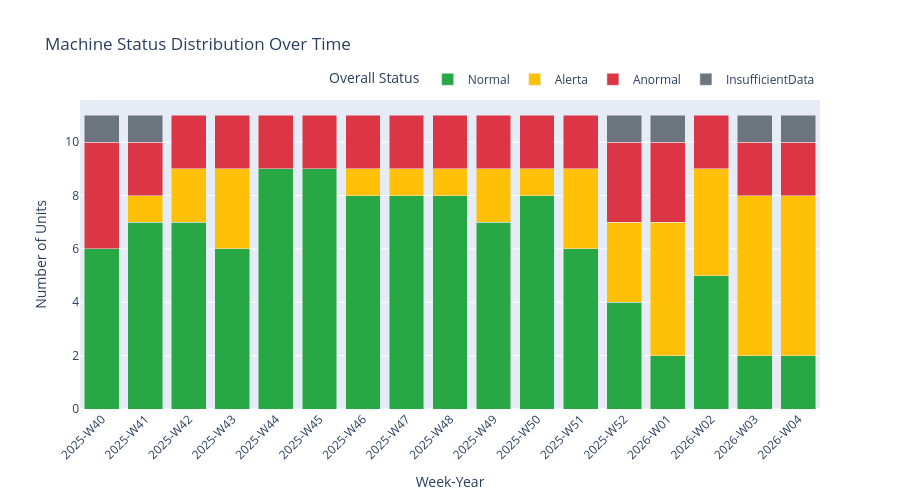

The notebook cell saved with this chart:
### Code cell
# Visualization 1: Machine Status Distribution Over Time
print("Creating Machine Status Distribution chart...")

machine_status_counts = machine_status_df.groupby(['week_label', 'overall_status']).size().reset_index(name='count')

# Define color mapping
status_colors = {
    'Normal': '#28a745',      # Green
    'Alerta': '#ffc107',      # Yellow/Orange
    'Anormal': '#dc3545',     # Red
    'InsufficientData': '#6c757d'  # Gray
}

fig_machines = px.bar(
    machine_status_counts,
    x='week_label',
    y='count',
    color='overall_status',
    title='Machine Status Distribution Over Time',
    labels={
        'week_label': 'Week-Year',
        'count': 'Number of Units',
        'overall_status': 'Overall Status'
    },
    color_discrete_map=status_colors,
    category_orders={'overall_status': ['Normal', 'Alerta', 'Anormal', 'InsufficientData']},
    barmode='stack',
    height=500
)

fig_machines.update_layout(
    xaxis_tickangle=-45,
    font=dict(size=12),
    legend=dict(orientation="h", yanchor="bottom", y=1.02, xanchor="right", x=1)
)

fig_machines.show()
print("✓ Machine status chart created")

### Figure 1 — Plotly figure (JSON) as saved in the notebook; plotly's stock layout.template omitted (floating-point values rounded to 4 significant figures)
{"data": [{"hovertemplate": "Overall Status=Normal<br>Week-Year=%{x}<br>Number of Units=%{y}<extra></extra>", "legendgroup": "Normal", "marker": {"color": "#28a745", "pattern": {"shape": ""}}, "name": "Normal", "orientation": "v", "showlegend": true, "textposition": "auto", "type": "bar", "x": ["2025-W40", "2025-W41", "2025-W42", "2025-W43", "2025-W44", "2025-W45", "2025-W46", "2025-W47", "2025-W48", "2025-W49", "2025-W50", "2025-W51", "2025-W52", "2026-W01", "2026-W02", "2026-W03", "2026-W04"], "xaxis": "x", "y": [6, 7, 7, 6, 9, 9, 8, 8, 8, 7, 8, 6, 4, 2, 5, 2, 2], "yaxis": "y"}, {"hovertemplate": "Overall Status=Alerta<br>Week-Year=%{x}<br>Number of Units=%{y}<extra></extra>", "legendgroup": "Alerta", "marker": {"color": "#ffc107", "pattern": {"shape": ""}}, "name": "Alerta", "orientation": "v", "showlegend": true, "textposition": "auto", "type": "bar", "x": ["2025-W41", "2025-W42", "2025-W43", "2025-W46", "2025-W47", "2025-W48", "2025-W49", "2025-W50", "2025-W51", "2025-W52", "2026-W01", "2026-W02", "2026-W03", "2026-W04"], "xaxis": "x", "y": [1, 2, 3, 1, 1, 1, 2, 1, 3, 3, 5, 4, 6, 6], "yaxis": "y"}, {"hovertemplate": "Overall Status=Anormal<br>Week-Year=%{x}<br>Number of Units=%{y}<extra></extra>", "legendgroup": "Anormal", "marker": {"color": "#dc3545", "pattern": {"shape": ""}}, "name": "Anormal", "orientation": "v", "showlegend": true, "textposition": "auto", "type": "bar", "x": ["2025-W40", "2025-W41", "2025-W42", "2025-W43", "2025-W44", "2025-W45", "2025-W46", "2025-W47", "2025-W48", "2025-W49", "2025-W50", "2025-W51", "2025-W52", "2026-W01", "2026-W02", "2026-W03", "2026-W04"], "xaxis": "x", "y": [4, 2, 2, 2, 2, 2, 2, 2, 2, 2, 2, 2, 3, 3, 2, 2, 2], "yaxis": "y"}, {"hovertemplate": "Overall Status=InsufficientData<br>Week-Year=%{x}<br>Number of Units=%{y}<extra></extra>", "legendgroup": "InsufficientData", "marker": {"color": "#6c757d", "pattern": {"shape": ""}}, "name": "InsufficientData", "orientation": "v", "showlegend": true, "textposition": "auto", "type": "bar", "x": ["2025-W40", "2025-W41", "2025-W52", "2026-W01", "2026-W03", "2026-W04"], "xaxis": "x", "y": [1, 1, 1, 1, 1, 1], "yaxis": "y"}], "layout": {"barmode": "stack", "font": {"size": 12}, "height": 500, "legend": {"orientation": "h", "title": {"text": "Overall Status"}, "tracegroupgap": 0, "x": 1, "xanchor": "right", "y": 1.02, "yanchor": "bottom"}, "title": {"text": "Machine Status Distribution Over Time"}, "xaxis": {"anchor": "y", "domain": [0, 1], "tickangle": -45, "title": {"text": "Week-Year"}}, "yaxis": {"anchor": "x", "domain": [0, 1], "title": {"text": "Number of Units"}}}}
